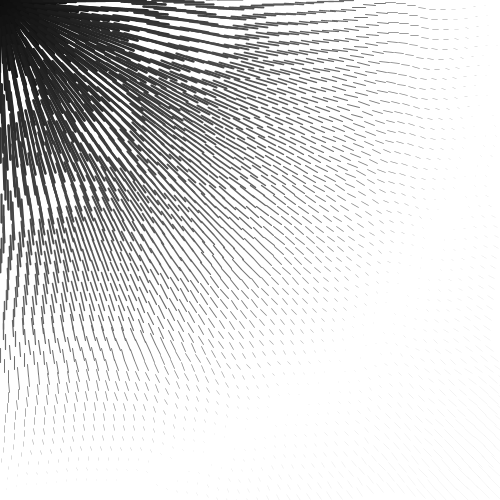
Frame 1 (no input)
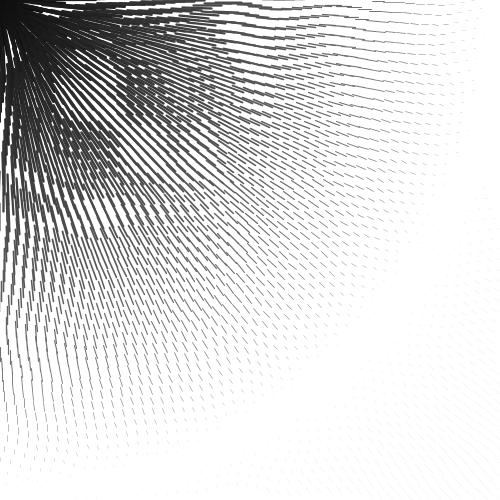
Frame 60 (the mouse pressed at the canvas centre just before this capture)
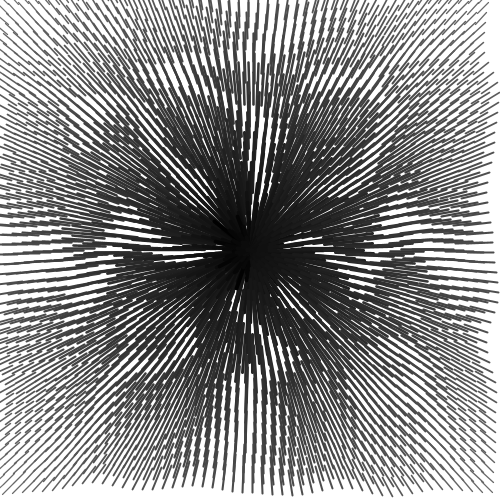
Frame 120 (the mouse held since frame 60 and released just before this capture)

The Processing sketch that drew these frames (run headless with seeded random() and noise(); from frame 60 on, the mouse is pressed at the canvas centre):

// Processing sketch: processing_172972
// ── processing_172972.pde

float x,y,r;
void setup()
{
  size(500,500);
  //x = random(width);
  //y = random(height);
  noiseDetail(1);
  
}

void draw()
{
background(255);
for(int x = 0; x <= width;x+=10)
{
  for(int y = 0; y <= height;y+=10)
  {
pushMatrix();
  float x2 = x+ noise(x*.00005,frameCount*.05+(y*.02))*40-20;
  float y2 = y+ noise(y*.00001,frameCount*.05-2455+ (x*.02))*40-20;
  translate(x2,y2);
  float dy = mouseY-y2;
  float dx = mouseX-x2;
  PVector d = new PVector(dx,dy);
  float l = (1-d.mag()/(width));
  strokeWeight(constrain(l*4,0,4));
  r = atan2(dy,dx);
  rotate(r);
  stroke(155-(l*155));
  line(0,0,l*50,0);
  
popMatrix();
  }
}
}
